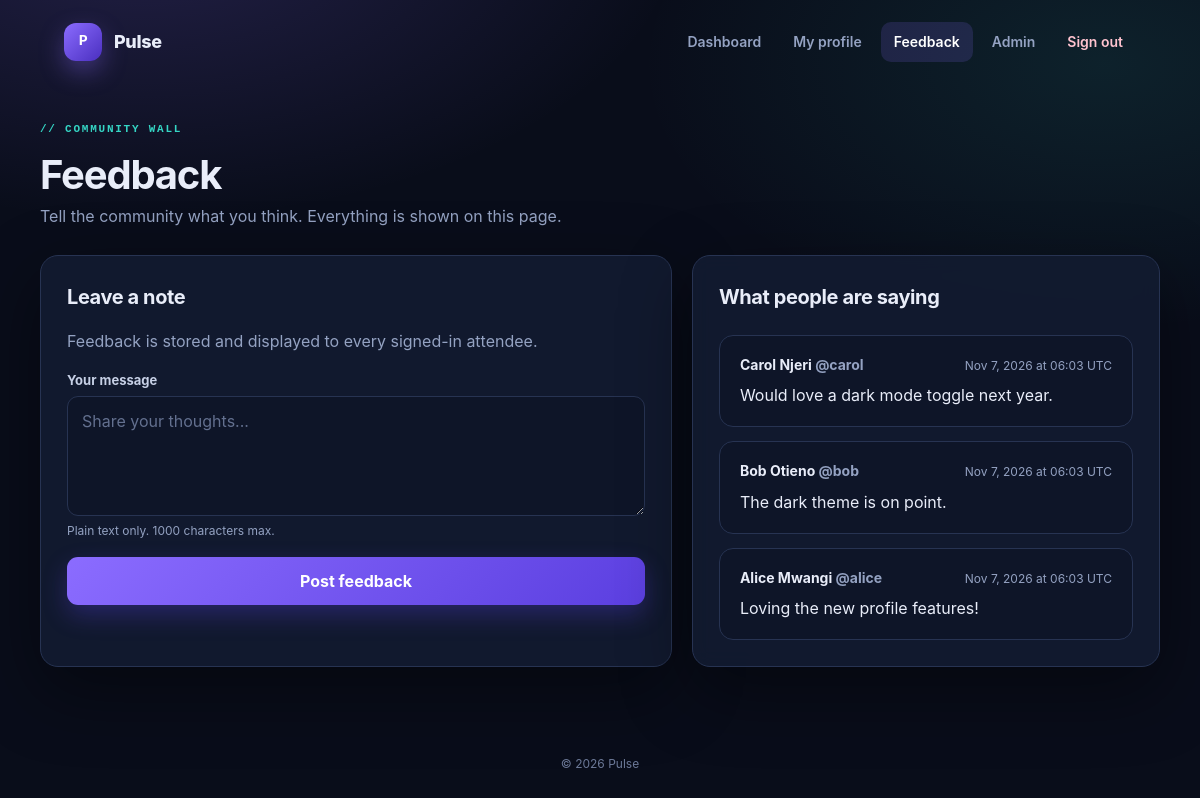
The page /vuln/src/feedback.php (signed in) on the database its author committed.
### tables this page shows
CREATE TABLE feedback (
    id         INT UNSIGNED AUTO_INCREMENT PRIMARY KEY,
    user_id    INT UNSIGNED NOT NULL,
    message    TEXT NOT NULL,
    created_at TIMESTAMP NOT NULL DEFAULT CURRENT_TIMESTAMP,
    CONSTRAINT fk_feedback_user FOREIGN KEY (user_id) REFERENCES users(id) ON DELETE CASCADE
);

CREATE TABLE users (
    id           INT UNSIGNED AUTO_INCREMENT PRIMARY KEY,
    username     VARCHAR(50)  NOT NULL UNIQUE,
    password     VARCHAR(255) NOT NULL,
    full_name    VARCHAR(100) DEFAULT NULL,
    email        VARCHAR(150) DEFAULT NULL,
    role         ENUM('user','admin') NOT NULL DEFAULT 'user',
    bio          TEXT,
    private_note TEXT,
    avatar       VARCHAR(255) DEFAULT NULL,
    created_at   TIMESTAMP NOT NULL DEFAULT CURRENT_TIMESTAMP
);

### vuln/src/config.php (called while the page is built, shortened)
<?php
function db(): PDO
{
    static $pdo = null;
    if ($pdo instanceof PDO) {
        return $pdo;
    }
    $host = getenv('DB_HOST') ?: 'db';
    $name = getenv('DB_NAME') ?: 'devfest_vuln';
    $user = getenv('DB_USER') ?: 'devfest';
    $pass = getenv('DB_PASS') ?: 'devfest';
    $pdo = new PDO(
        "mysql:host={$host};dbname={$name};charset=utf8mb4",
        $user,
        $pass,
        [
            PDO::ATTR_ERRMODE            => PDO::ERRMODE_EXCEPTION,
            PDO::ATTR_DEFAULT_FETCH_MODE => PDO::FETCH_ASSOC,
        ]
    );
    return $pdo;
}

### vuln/src/includes/functions.php (called while the page is built, shortened)
<?php
function e(mixed $value): string
{
    return htmlspecialchars((string) $value, ENT_QUOTES | ENT_SUBSTITUTE, 'UTF-8');
}
function current_user(): ?array
{
    $stmt = db()->prepare('SELECT * FROM users WHERE id = ? LIMIT 1');
    $stmt->execute([$_SESSION['user_id']]);
    $user = $stmt->fetch();
    return $user ?: null;
}
function require_login(): array
{
    $user = current_user();
    return $user;
}
function is_admin(array $user): bool
{
    return ($user['role'] ?? '') === 'admin';
}
function nice_date(string $timestamp): string
{
    $time = strtotime($timestamp);
    return $time === false ? $timestamp : date('M j, Y \a\t H:i', $time) . ' UTC';
}

### vuln/src/feedback.php (the view, shortened to what this page needs)
<?php
require __DIR__ . '/config.php';
require __DIR__ . '/includes/functions.php';
$me = require_login();
$feedback = db()->query(
    'SELECT f.id, f.message, f.created_at, u.username, u.full_name
     FROM feedback f
     JOIN users u ON u.id = f.user_id
     ORDER BY f.id DESC'
)->fetchAll();
require __DIR__ . '/includes/header.php';
?>
<div class="page-head">
    <div>
        <span class="eyebrow">// community wall</span>
        <h1>Feedback</h1>
        <p>Tell the community what you think. Everything is shown on this page.</p>
    </div>
</div>
<div class="grid grid--2">
    <section class="card">
        <h2>Leave a note</h2>
        <p class="muted">Feedback is stored and displayed to every signed-in attendee.</p>
        <form method="post" action="/feedback.php" class="stack">
            <label class="field">
                <span>Your message</span>
                <textarea name="message" maxlength="1000" placeholder="Share your thoughts..." required></textarea>
                <small>Plain text only. 1000 characters max.</small>
            </label>
            <button class="btn" type="submit">Post feedback</button>
        </form>
    </section>
    <section class="card">
        <h2>What people are saying</h2>
        <?php if ($feedback === []): ?>
            <div class="empty-state">No feedback yet. Be the first.</div>
        <?php else: ?>
            <div class="feed">
                <?php foreach ($feedback as $item): ?>
                    <article class="feedback-item">
                        <header>
                            <strong><?= e($item['full_name'] ?: $item['username']) ?> <span class="muted">@<?= e($item['username']) ?></span></strong>
                            <time datetime="<?= e($item['created_at']) ?>"><?= e(nice_date((string) $item['created_at'])) ?></time>
                        </header>
                        <p><?= $item['message'] ?></p>
                    </article>
                <?php endforeach; ?>
            </div>
        <?php endif; ?>
    </section>
</div>
<?php require __DIR__ . '/includes/footer.php'; ?>

### vuln/src/includes/header.php (shortened to what this page needs)
<?php
$me        = $me ?? current_user();
$current   = basename($_SERVER['PHP_SELF'] ?? '');
?>
<!doctype html>
<html lang="en">
<head>
    <link rel="stylesheet" href="/assets/style.css">
</head>
<body class="app">
<header class="topbar">
    <a class="brand" href="<?= $me ? '/dashboard.php' : '/index.php' ?>">
        <span class="brand__mark">P</span>
        <span><?= e(APP_NAME) ?></span>
    </a>
    <nav class="nav" aria-label="Main navigation">
        <?php if ($me !== null): ?>
            <a class="<?= $current === 'dashboard.php' ? 'is-active' : '' ?>" href="/dashboard.php">Dashboard</a>
            <a class="<?= $current === 'profile.php' ? 'is-active' : '' ?>" href="/profile.php?id=<?= (int) $me['id'] ?>">My profile</a>
            <a class="<?= $current === 'feedback.php' ? 'is-active' : '' ?>" href="/feedback.php">Feedback</a>
            <?php if (is_admin($me)): ?>
                <a class="<?= $current === 'admin.php' ? 'is-active' : '' ?>" href="/admin.php">Admin</a>
            <?php endif; ?>
            <a class="nav__logout" href="/logout.php">Sign out</a>
        <?php else: ?>
            <a class="<?= $current === 'index.php' ? 'is-active' : '' ?>" href="/index.php">Sign in</a>
            <a class="<?= $current === 'register.php' ? 'is-active' : '' ?>" href="/register.php">Create account</a>
        <?php endif; ?>
    </nav>
</header>
<main class="container">

### vuln/src/includes/footer.php
    </main>
    <footer class="footer">
        &copy; <?= date('Y') ?> <?= e(APP_NAME) ?>
    </footer>
</body>
</html>

### rows shown on the page
feedback: user.full_name "Carol Njeri", user.username "carol", created_at "Nov 7, 2026 at 06:03 UTC", message "Would love a dark mode toggle next year."
feedback: user.full_name "Bob Otieno", user.username "bob", created_at "Nov 7, 2026 at 06:03 UTC", message "The dark theme is on point."
feedback: user.full_name "Alice Mwangi", user.username "alice", created_at "Nov 7, 2026 at 06:03 UTC", message "Loving the new profile features!"

### other values the page prints
APP_NAME "Pulse"
